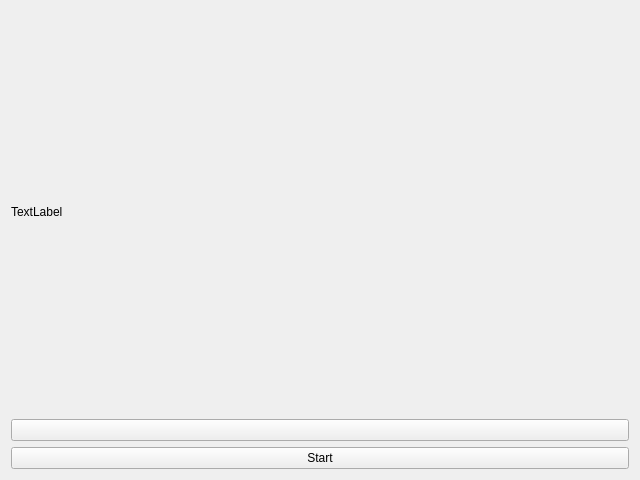
<?xml version="1.0" encoding="UTF-8"?>
<ui version="4.0">
 <class>Form</class>
 <widget class="QWidget" name="Form">
  <property name="geometry">
   <rect>
    <x>0</x>
    <y>0</y>
    <width>640</width>
    <height>480</height>
   </rect>
  </property>
  <property name="windowTitle">
   <string>Cam view</string>
  </property>
  <layout class="QHBoxLayout" name="horizontalLayout">
   <item>
    <layout class="QVBoxLayout" name="verticalLayout">
     <item>
      <widget class="QLabel" name="image_label">
       <property name="text">
        <string>TextLabel</string>
       </property>
      </widget>
     </item>
     <item>
      <widget class="QPushButton" name="stop_bt">
       <property name="CAPTURE">
        <string>Start</string>
       </property>
      </widget>
     </item>
     <item>
        <widget class="QPushButton" name="control_bt">
         <property name="text">
          <string>Start</string>
         </property>
        </widget>
       </item>
    </layout>
   </item>
  </layout>
 </widget>
 <resources/>
 <connections/>
</ui>
